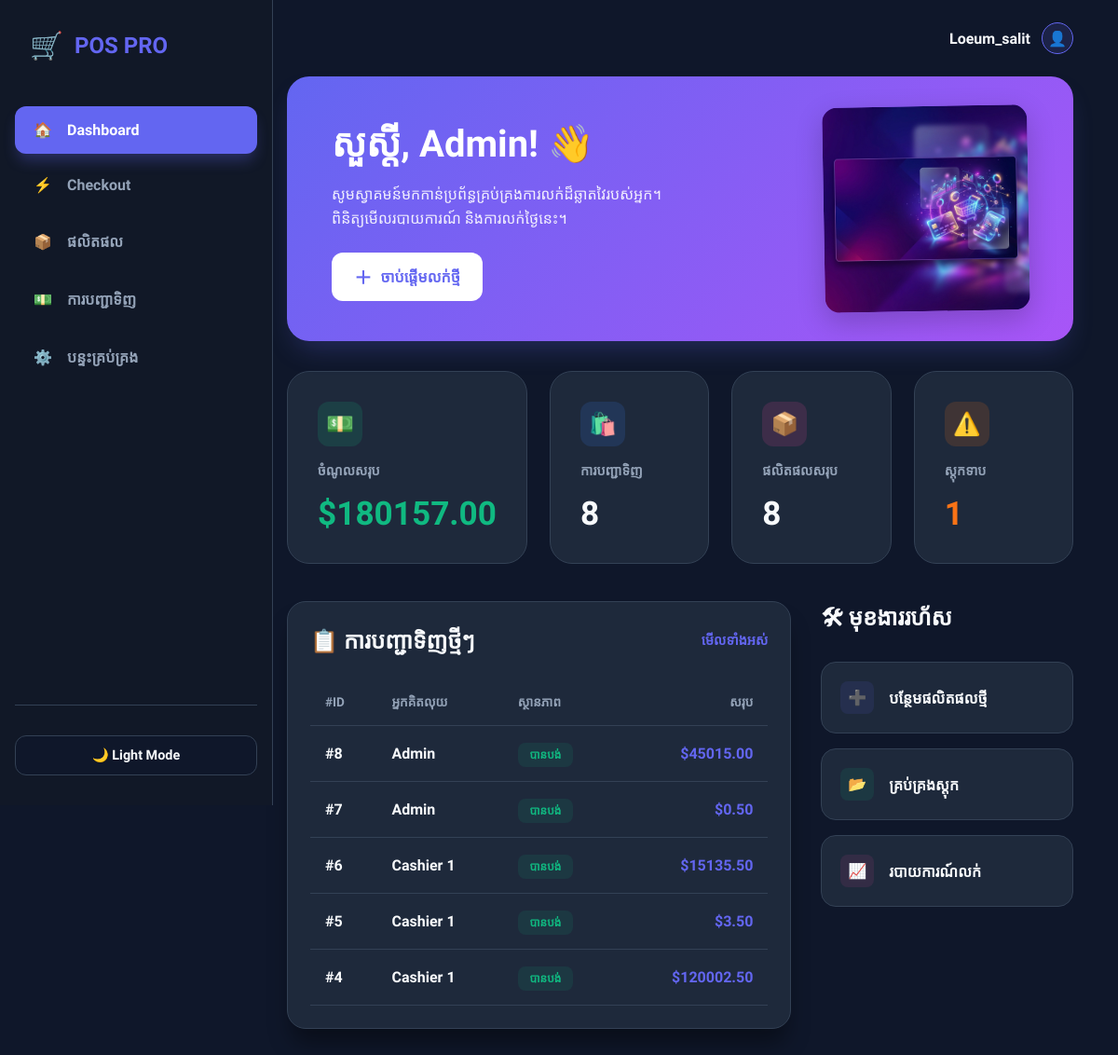
The app's page /sales/ (signed in) with its own data.
### sales/models.py (models this page shows, shortened)
class Order(models.Model):
    STATUS_CHOICES = [
        ('open',       'បានបើក'),
        ('paid',       'បានបង់'),
        ('refunded',   'បានសង'),
        ('cancelled',  'បានលុបចោល'),
    ]
    cashier    = models.CharField(max_length=100)           # ឈ្មោះ ឬ ID បុគ្គលិក
    status     = models.CharField(max_length=20, choices=STATUS_CHOICES, default='open')
    created_at = models.DateTimeField(auto_now_add=True)    # កំណត់ពេលបង្កើតការបញ្ជាទិញ
    notes      = models.TextField(blank=True)
    @property
    def total(self):
        subtotal = sum(item.subtotal for item in self.items.all())
        try:
            return subtotal - self.discount.amount
        except Discount.DoesNotExist:
            return subtotal
    class Meta:
        ordering = ['-created_at']

class OrderItem(models.Model):
    order      = models.ForeignKey(Order, on_delete=models.CASCADE, related_name='items')
    product    = models.ForeignKey(Product, on_delete=models.PROTECT)   # PROTECT ការពារការលុបផលិតផលដែលមានការលក់
    quantity   = models.PositiveIntegerField(default=1)
    unit_price = models.DecimalField(max_digits=8, decimal_places=2)    # តម្លៃនៅពេលលក់
    @property
    def subtotal(self):
        return self.unit_price * self.quantity

### sales/views.py (the view)
# urls.py: path('',          RedirectView.as_view(url='/sales/'), name='home'),  # / → dashboard"
@login_required
def dashboard(request):
    total_products = Product.objects.filter(is_active=True).count()
    low_stock_products = Product.objects.filter(is_active=True, stock__lte=10).count()
    total_orders = Order.objects.count()
    paid_orders = Order.objects.filter(status='paid')
    total_revenue = sum(order.total for order in paid_orders)
    recent_orders = Order.objects.order_by('-created_at')[:5]
    from django.utils import timezone
    from datetime import timedelta
    from django.db.models.functions import TruncDate
    last_7_days = timezone.now().date() - timedelta(days=6)
    daily_sales = Order.objects.filter(status='paid', created_at__date__gte=last_7_days) \
        .annotate(date=TruncDate('created_at')) \
        .values('date') \
        .annotate(total=Sum('items__unit_price')) \
        .order_by('date')
    top_products = OrderItem.objects.values('product__name') \
        .annotate(total_qty=Sum('quantity')) \
        .order_by('-total_qty')[:5]
    context = {
        'total_products': total_products,
        'low_stock_count': low_stock_products,
        'total_orders': total_orders,
        'total_revenue': total_revenue,
        'recent_orders': recent_orders,
        'daily_sales_json': list(daily_sales),
        'top_products_json': list(top_products),
    }
    return render(request, 'sales/dashboard.html', context)

### sales/templates/sales/dashboard.html (shortened to what this page needs)
{% extends 'base.html' %}
{% block content %}
<div class="welcome-banner">
    <div class="banner-content">
        <h1>សួស្តី, Admin! 👋</h1>
        <p>សូមស្វាគមន៍មកកាន់ប្រព័ន្ធគ្រប់គ្រងការលក់ដ៏ឆ្លាតវៃរបស់អ្នក។ ពិនិត្យមើលរបាយការណ៍ និងការលក់ថ្ងៃនេះ។</p>
        <a href="/sales/checkout/" class="btn btn-white">
            <span style="font-size: 1.2rem;">＋</span> ចាប់ផ្តើមលក់ថ្មី
        </a>
    </div>
    <div class="banner-image">
        <img src="/media/pos_pro_dashboard_banner_1777953467427.png" alt="POS Illustration">
    </div>
</div>
<div class="stats-row">
    <div class="stat-box">
        <div class="stat-icon revenue-icon">💵</div>
        <div class="stat-label">ចំណូលសរុប</div>
        <div class="stat-value" style="color: #10b981;">${{ total_revenue|floatformat:2 }}</div>
    </div>
    <div class="stat-box">
        <div class="stat-icon orders-icon">🛍️</div>
        <div class="stat-label">ការបញ្ជាទិញ</div>
        <div class="stat-value">{{ total_orders }}</div>
    </div>
    <div class="stat-box">
        <div class="stat-icon products-icon">📦</div>
        <div class="stat-label">ផលិតផលសរុប</div>
        <div class="stat-value">{{ total_products }}</div>
    </div>
    <div class="stat-box">
        <div class="stat-icon stock-icon">⚠️</div>
        <div class="stat-label">ស្តុកទាប</div>
        <div class="stat-value" style="color: #f97316;">{{ low_stock_count }}</div>
    </div>
</div>
<div class="content-grid">
    <div class="card" style="padding: 1.5rem;">
        <div class="section-header">
            <h2 style="margin: 0; font-size: 1.5rem;">📋 ការបញ្ជាទិញថ្មីៗ</h2>
            <a href="/sales/orders/" style="color: var(--primary); font-weight: 700; text-decoration: none; font-size: 0.9rem;">មើលទាំងអស់</a>
        </div>
        <table class="recent-table">
            <thead>
                <tr>
                    <th>#ID</th>
                    <th>អ្នកគិតលុយ</th>
                    <th>ស្ថានភាព</th>
                    <th style="text-align: right;">សរុប</th>
                </tr>
            </thead>
            <tbody>
                {% for order in recent_orders %}
                <tr>
                    <td>#{{ order.pk }}</td>
                    <td>{{ order.cashier }}</td>
                    <td>
                        <span class="status-tag status-{{ order.status }}">
                            {{ order.get_status_display }}
                        </span>
                    </td>
                    <td style="text-align: right; color: var(--primary); font-weight: 800;">${{ order.total|floatformat:2 }}</td>
                </tr>
                {% empty %}
                <tr>
                    <td colspan="4" style="text-align: center; padding: 3rem; color: var(--text-muted);">គ្មានការបញ្ជាទិញថ្មីៗទេ។</td>
                </tr>
                {% endfor %}
            </tbody>
        </table>
    </div>
    <div class="quick-actions">
        <h2 style="margin: 0 0 1.5rem 0; font-size: 1.5rem;">🛠 មុខងាររហ័ស</h2>
        <div class="quick-action-list">
            <a href="/admin/sales/product/add/" class="action-btn">
                <span style="background: rgba(99, 102, 241, 0.1); padding: 0.5rem; border-radius: 8px;">➕</span>
                <span>បន្ថែមផលិតផលថ្មី</span>
            </a>
            <a href="/sales/products/" class="action-btn">
                <span style="background: rgba(16, 185, 129, 0.1); padding: 0.5rem; border-radius: 8px;">📂</span>
                <span>គ្រប់គ្រងស្តុក</span>
            </a>
            <a href="/sales/orders/" class="action-btn">
                <span style="background: rgba(236, 72, 153, 0.1); padding: 0.5rem; border-radius: 8px;">📈</span>
                <span>របាយការណ៍លក់</span>
            </a>
        </div>
    </div>
</div>
{% endblock %}

### records on screen
Order: pk "8", cashier "Admin", status "បានបង់", total "45015.00"
Order: pk "7", cashier "Admin", status "បានបង់", total "0.50"
Order: pk "6", cashier "Cashier 1", status "បានបង់", total "15135.50"
Order: pk "5", cashier "Cashier 1", status "បានបង់", total "3.50"
Order: pk "4", cashier "Cashier 1", status "បានបង់", total "120002.50"

### other values on screen
{{ total_revenue|floatformat:2 }} "180157.00"
{{ total_orders }} "8"
{{ total_products }} "8"
{{ low_stock_count }} "1"
